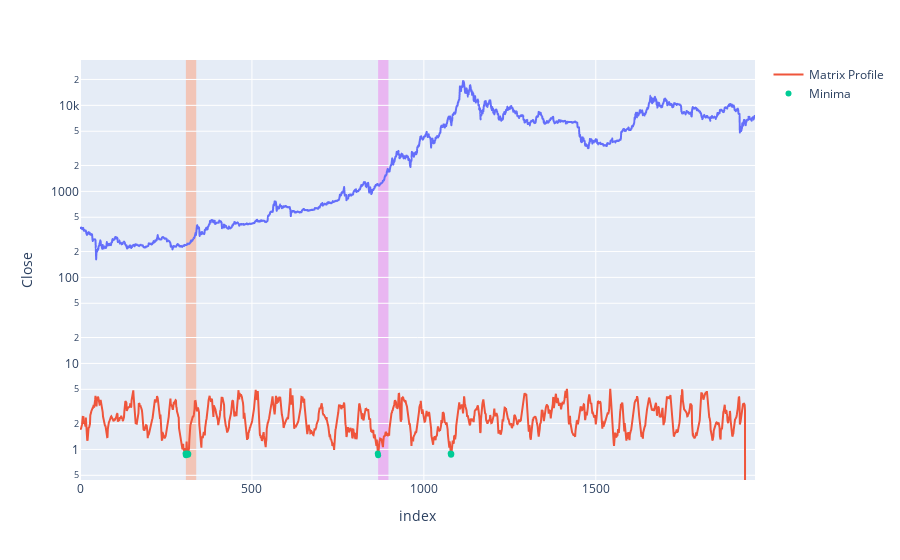

Source (notebook cell):
### Code cell
mp = matrix_profile
anchored_chain = stumpy.atsc(mp[:, 2], mp[:, 3], h1_input_slider.value)

print ( (anchored_chain, h1_input_slider.value) )

fig = highlight_zones(anchored_chain)
selected_chain = anchored_chain
fig

### Figure 1 — Plotly figure (JSON) as saved in the notebook; plotly's stock layout.template omitted (floating-point values rounded to 4 significant figures; data arrays with more than 128 entries replaced by an {"elided": "..."} marker saying what was removed)
{"data": [{"hovertemplate": "index=%{x}<br>Close=%{y}<extra></extra>", "legendgroup": "", "line": {"color": "#636efa", "dash": "solid"}, "mode": "lines", "name": "", "showlegend": false, "type": "scattergl", "x": {"elided": "1964 int values"}, "xaxis": "x", "y": {"elided": "1964 float values"}, "yaxis": "y"}, {"hovertext": {"elided": "1964 str values"}, "mode": "lines", "name": "Matrix Profile", "type": "scatter", "x": {"elided": "1964 int values"}, "y": {"elided": "1964 float values"}}, {"mode": "markers", "name": "Minima", "type": "scatter", "x": [308, 867, 1079, 314, 1080, 315, 1078, 313, 866, 307], "y": [0.8557, 0.8557, 0.8674, 0.8674, 0.8864, 0.8864, 0.8983, 0.8983, 0.8994, 0.8994]}], "layout": {"legend": {"tracegroupgap": 0}, "margin": {"t": 60}, "shapes": [{"fillcolor": "LightSalmon", "layer": "below", "line": {"width": 0}, "opacity": 0.5, "type": "rect", "x0": 308, "x1": 338, "xref": "x", "y0": 0, "y1": 1, "yref": "paper"}, {"fillcolor": "Violet", "layer": "below", "line": {"width": 0}, "opacity": 0.5, "type": "rect", "x0": 867, "x1": 897, "xref": "x", "y0": 0, "y1": 1, "yref": "paper"}], "xaxis": {"anchor": "y", "domain": [0, 1], "title": {"text": "index"}}, "yaxis": {"anchor": "x", "domain": [0, 1], "title": {"text": "Close"}, "type": "log"}}}
